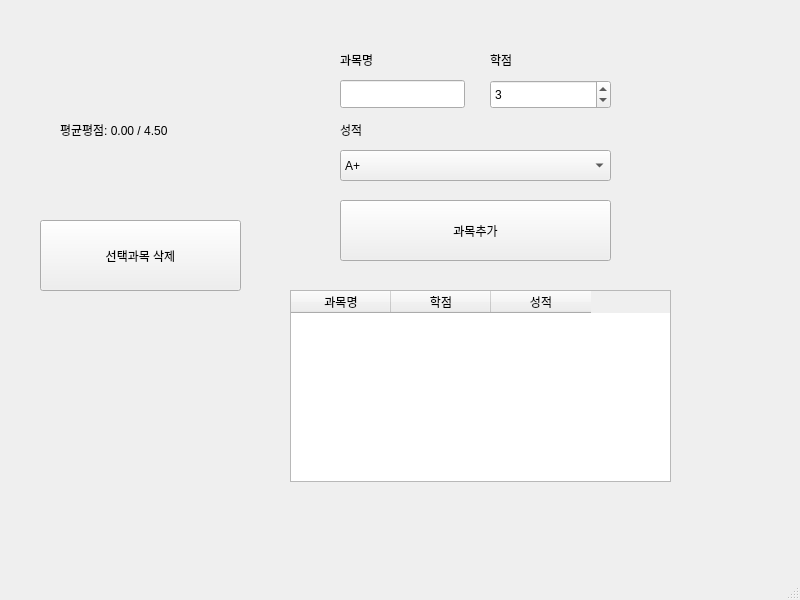
<?xml version="1.0" encoding="UTF-8"?>
<ui version="4.0">
 <class>MainWindow</class>
 <widget class="QMainWindow" name="MainWindow">
  <property name="geometry">
   <rect>
    <x>0</x>
    <y>0</y>
    <width>800</width>
    <height>600</height>
   </rect>
  </property>
  <property name="windowTitle">
   <string>MainWindow</string>
  </property>
  <widget class="QWidget" name="centralwidget">
   <widget class="QLabel" name="label_1">
    <property name="geometry">
     <rect>
      <x>340</x>
      <y>50</y>
      <width>62</width>
      <height>20</height>
     </rect>
    </property>
    <property name="text">
     <string>과목명</string>
    </property>
   </widget>
   <widget class="QLabel" name="label_2">
    <property name="geometry">
     <rect>
      <x>340</x>
      <y>120</y>
      <width>62</width>
      <height>20</height>
     </rect>
    </property>
    <property name="text">
     <string>성적</string>
    </property>
   </widget>
   <widget class="QLabel" name="label_3">
    <property name="geometry">
     <rect>
      <x>490</x>
      <y>50</y>
      <width>62</width>
      <height>20</height>
     </rect>
    </property>
    <property name="text">
     <string>학점</string>
    </property>
   </widget>
   <widget class="QLineEdit" name="courseNameEdit">
    <property name="geometry">
     <rect>
      <x>340</x>
      <y>80</y>
      <width>125</width>
      <height>28</height>
     </rect>
    </property>
   </widget>
   <widget class="QSpinBox" name="creditSpinBox">
    <property name="geometry">
     <rect>
      <x>490</x>
      <y>80</y>
      <width>121</width>
      <height>29</height>
     </rect>
    </property>
    <property name="minimum">
     <number>1</number>
    </property>
    <property name="maximum">
     <number>6</number>
    </property>
    <property name="value">
     <number>3</number>
    </property>
   </widget>
   <widget class="QComboBox" name="gradeComboBox">
    <property name="geometry">
     <rect>
      <x>340</x>
      <y>150</y>
      <width>271</width>
      <height>31</height>
     </rect>
    </property>
    <item>
     <property name="text">
      <string>A+</string>
     </property>
    </item>
    <item>
     <property name="text">
      <string>A0</string>
     </property>
    </item>
    <item>
     <property name="text">
      <string>B+</string>
     </property>
    </item>
    <item>
     <property name="text">
      <string>B0</string>
     </property>
    </item>
    <item>
     <property name="text">
      <string>C+</string>
     </property>
    </item>
    <item>
     <property name="text">
      <string>C0</string>
     </property>
    </item>
    <item>
     <property name="text">
      <string>D+</string>
     </property>
    </item>
    <item>
     <property name="text">
      <string>D0</string>
     </property>
    </item>
    <item>
     <property name="text">
      <string>F</string>
     </property>
    </item>
   </widget>
   <widget class="QPushButton" name="addCourseButton">
    <property name="geometry">
     <rect>
      <x>340</x>
      <y>200</y>
      <width>271</width>
      <height>61</height>
     </rect>
    </property>
    <property name="text">
     <string>과목추가</string>
    </property>
   </widget>
   <widget class="QTableWidget" name="courseTable">
    <property name="geometry">
     <rect>
      <x>290</x>
      <y>290</y>
      <width>381</width>
      <height>192</height>
     </rect>
    </property>
    <column>
     <property name="text">
      <string>과목명</string>
     </property>
    </column>
    <column>
     <property name="text">
      <string>학점</string>
     </property>
    </column>
    <column>
     <property name="text">
      <string>성적</string>
     </property>
    </column>
   </widget>
   <widget class="QLabel" name="gpaLabel">
    <property name="geometry">
     <rect>
      <x>60</x>
      <y>120</y>
      <width>141</width>
      <height>20</height>
     </rect>
    </property>
    <property name="text">
     <string>평균평점: 0.00 / 4.50</string>
    </property>
   </widget>
   <widget class="QPushButton" name="deleteCourseButton">
    <property name="geometry">
     <rect>
      <x>40</x>
      <y>220</y>
      <width>201</width>
      <height>71</height>
     </rect>
    </property>
    <property name="text">
     <string>선택과목 삭제</string>
    </property>
   </widget>
   <zorder>courseTable</zorder>
   <zorder>label_1</zorder>
   <zorder>label_2</zorder>
   <zorder>label_3</zorder>
   <zorder>courseNameEdit</zorder>
   <zorder>creditSpinBox</zorder>
   <zorder>gradeComboBox</zorder>
   <zorder>addCourseButton</zorder>
   <zorder>gpaLabel</zorder>
   <zorder>deleteCourseButton</zorder>
  </widget>
  <widget class="QMenuBar" name="menubar">
   <property name="geometry">
    <rect>
     <x>0</x>
     <y>0</y>
     <width>800</width>
     <height>25</height>
    </rect>
   </property>
  </widget>
  <widget class="QStatusBar" name="statusbar"/>
 </widget>
 <resources/>
 <connections/>
</ui>
